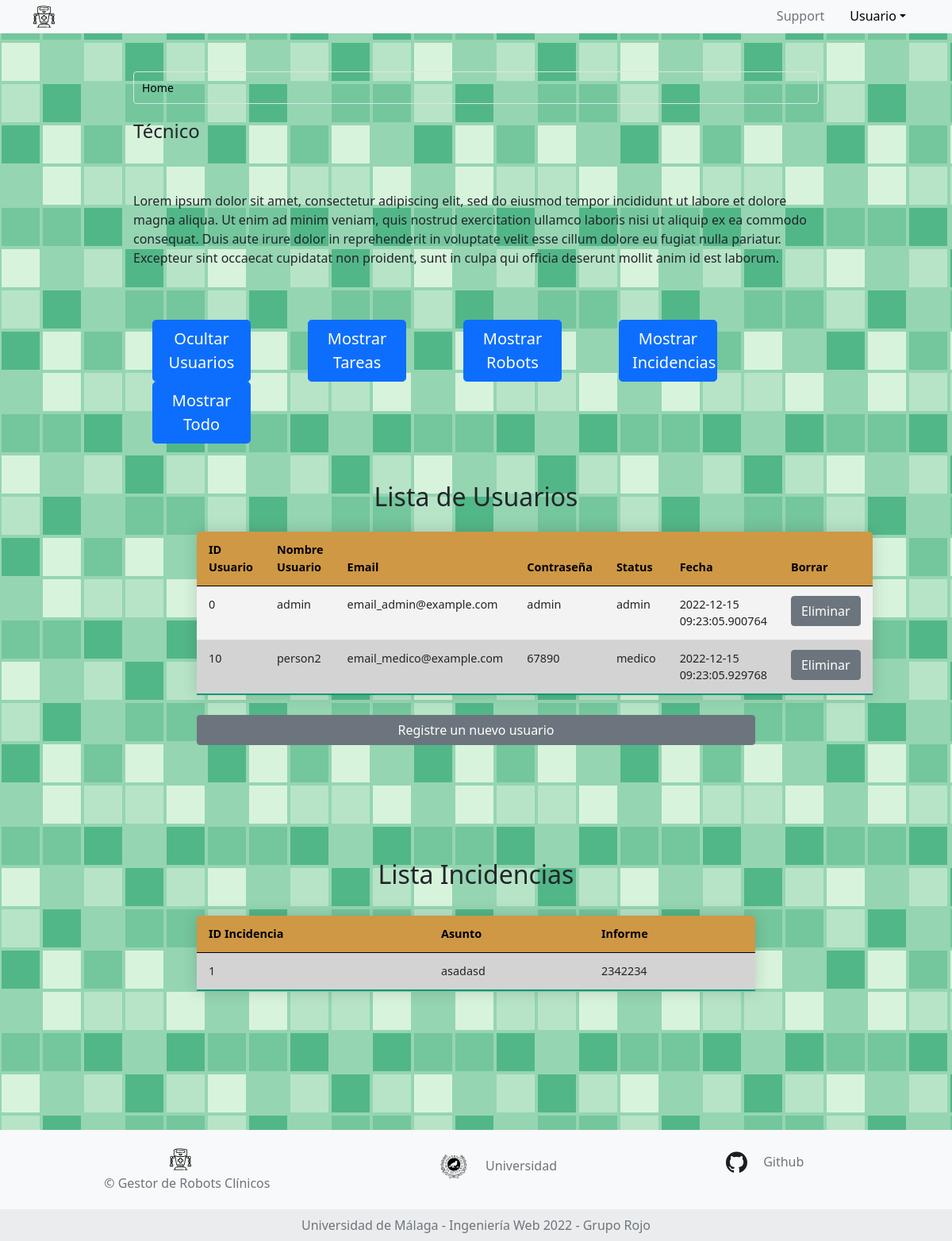
/admin, run on an earlier commit of the app's database.
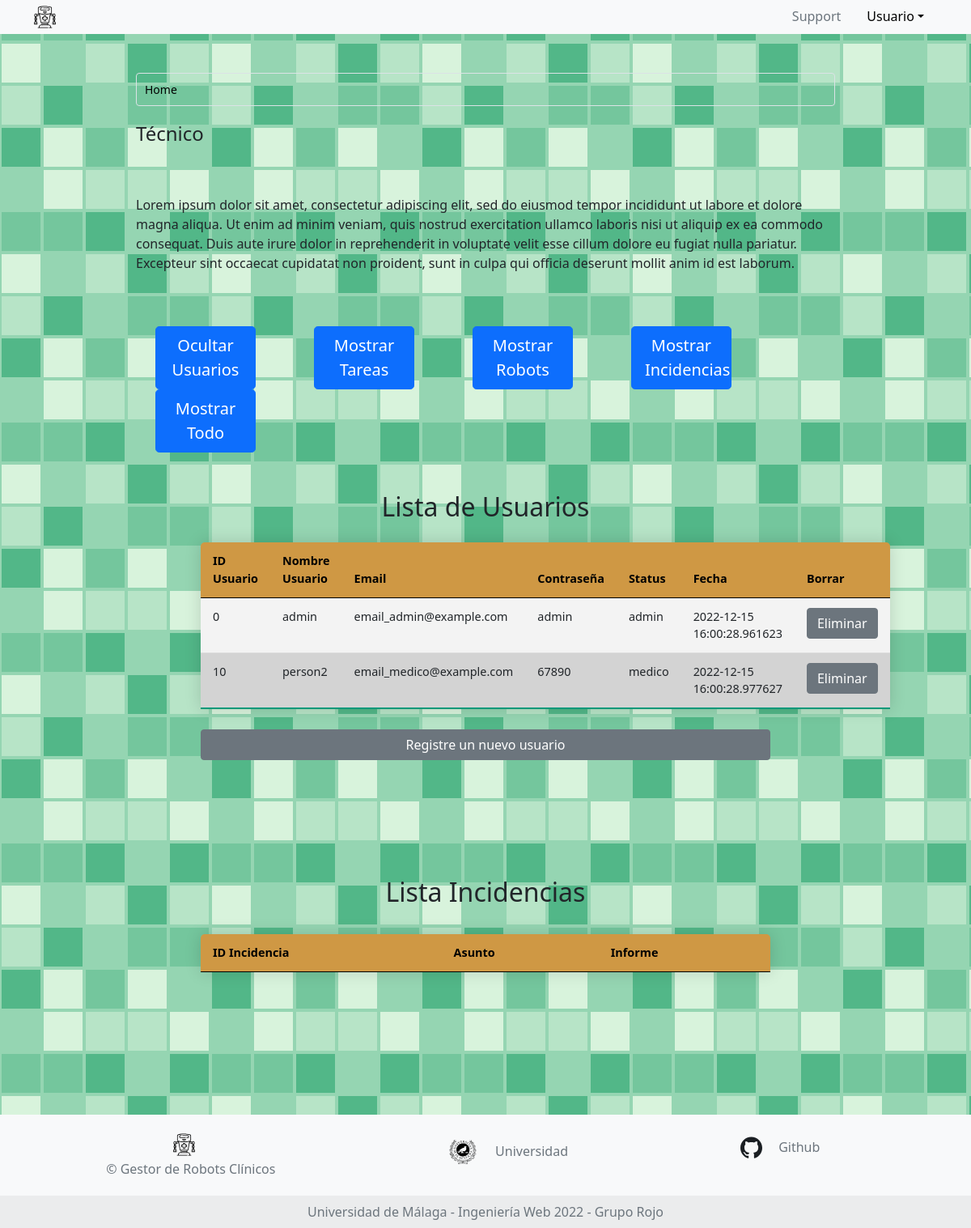
And on a later commit of the database.
### app.py (models this page shows, shortened)
class Users(db.Model):
    __tablename__ = 'Users'
    id = db.Column(db.String(10), primary_key=True)
    name = db.Column(db.String(150), nullable=False)
    email = db.Column(db.String(120), nullable=False, unique=True)
    password = db.Column(db.String(20), nullable=False)
    status = db.Column(db.String(20), nullable=False)
    date = db.Column(db.DateTime, default=datetime.utcnow)

class Incidencias(db.Model):
    __tablename__ = 'Incidencias'
    id = db.Column(db.Integer, primary_key = True, autoincrement = True)
    asunto = db.Column(db.String(100), nullable=False)
    informe = db.Column(db.String(300), nullable=False)

### app.py (the view)
@app.route("/admin")
def admin():
    usuarios_db = db.session.query(Users).all()
    tareas_db = db.session.query(Tareas).all()
    robots_db = db.session.query(Robots).all()
    incidencias_db = db.session.query(Incidencias).all()
    return render_template('template_tecnico.jinja', usuarios = usuarios_db, tareas = tareas_db, robots = robots_db, incidencias = incidencias_db)

### templates/template_tecnico.jinja (shortened to what this page needs)
{% extends 'base.jinja' %}
{% block content %}
<body class="bg">
  <div class="main-container row p-5 mx-0 justify-content-center align-self-center">
    <div class="row col-md-10 px-3">
      <nav aria-label="breadcrumb">
        <ol class="breadcrumb breadcrumb-custom">
          <li class="breadcrumb-item active" aria-current="page"><span>Home</span></li>
        </ol>
      </nav>
    </div>
    <div class="row col-md-10 px-3">
      <legend>Técnico</legend>
      <p class="padd">
        Lorem ipsum dolor sit amet, consectetur adipiscing elit, sed do eiusmod tempor incididunt ut
        labore et dolore magna aliqua. Ut enim ad minim veniam, quis nostrud exercitation ullamco laboris
        nisi ut aliquip ex ea commodo consequat. Duis aute irure dolor in reprehenderit in voluptate velit esse
        cillum dolore eu fugiat nulla pariatur. Excepteur sint occaecat cupidatat non proident, sunt in culpa qui
        officia deserunt mollit anim id est laborum.
      </p>
    </div>
    <div class="row col-md-10 px-3">
      <div class="col col-lg-2 mx-4">
        <button type="button" class="btn btn-primary btn-lg" id="show-user-div">Ocultar Usuarios</button>
      </div>
      <div class="col col-lg-2 mx-4">
        <button type="button" class="btn btn-primary btn-lg" id="show-task-div">Mostrar Tareas</button>
      </div>
      <div class="col col-lg-2 mx-4">
        <button type="button" class="btn btn-primary btn-lg" id="show-robot-div">Mostrar Robots</button>
      </div>
      <div class="col col-lg-2 mx-4">
        <button type="button" class="btn btn-primary btn-lg" id="show-incidencia-div">Mostrar Incidencias</button>
      </div>
      <div class="col col-lg-2 mx-4">
        <button type="button" class="btn btn-primary btn-lg" id="show-everything">Mostrar Todo</button>
      </div>
    </div>
    <fieldset class="text-black col-md-8 px-3 bot">
      <form method="GET" class="mt-5 row justify-content-center">
        <div class="row" id=user-div name="user-div">
          <table class="table table-hover table-sortable">
            <h2 class="text-center">Lista de Usuarios</h2>
            <thead>
              <tr>
                <th scope="col"> ID Usuario </th>
                <th scope="col"> Nombre Usuario</th>
                <th scope="col"> Email </th>
                <th scope="col"> Contraseña </th>
                <th scope="col"> Status </th>
                <th scope="col"> Fecha </th>
                <th scope="col"> Borrar </th>
              </tr>
            </thead>
            <tbody>
              {% for user in usuarios %}
              <tr>
                <td>{{user.id}}</td>
                <td>{{user.name}}</td>
                <td>{{user.email}}</td>
                <td>{{user.password}}</td>
                <td>{{user.status}}</td>
                <td>{{user.date}}</td>
                <td>
                  <a class="btn btn-secondary" href="/deleteUsuario/{{user.id}}">Eliminar</a>
                </td>
              </tr>
              {% endfor %}
            </tbody>
          </table>
          <a class="btn btn-secondary" href="/admin/formularioUsuarios">Registre un nuevo usuario</a>
        </div>
      </form>
      <form method="GET" class="mt-5 row justify-content-center">
        <div class="row" id=incidencia-div name="incidencia-div">
          <table class="table table-hover table-sortable">
            <h2 class="text-center">Lista Incidencias</h2>
            <thead>
              <tr>
                <th scope="col"> ID Incidencia </th>
                <th scope="col"> Asunto </th>
                <th scope="col"> Informe </th>
              </tr>
            </thead>
            <tbody>
              {% for incidencia in incidencias %}
              <tr>
                <td>{{incidencia.id}}</td>
                <td>{{incidencia.asunto}}</td>
                <td>{{incidencia.informe}}</td>
              </tr>
              {% endfor %}
            </tbody>
          </table>
        </div>
      </form>
    </fieldset>
  </div>
  {% endblock %}

### templates/base.jinja (shortened to what this page needs)
<!doctype html>
<html>
    <head>
        <link href="https://cdn.jsdelivr.net/npm/bootstrap@5.0.2/dist/css/bootstrap.min.css" rel="stylesheet"
 />
        <link rel="stylesheet" type="text/css" href="../static/css/style.css" />
    </head>
<body class="bg">
    <header>
        <nav class="nav nav-pills bg-light">
            <div class="container">
                <div class="row justify-content-start">
                    <div class="col">
                        <ul class="nav justify-content-right">
                            <li><a class="navbar-brand"><img src="../static/images/robot_icon.svg" alt="Bootstrap" width="27"
                                        height="42"></a></li>
                        </ul>
                    </div>
                    <div class="col">
                        <ul class="nav justify-content-end">
                            <li><a href="#" class="nav-link disabled" tabindex="-1" aria-disabled="true">Support</a>
                            </li>
                            <li class="nav-item dropdown">
                                <a class="nav-link dropdown-toggle my_black" data-bs-toggle="dropdown" href="#" role="button"
                                    aria-expanded="false">Usuario</a>
                            </li>
                        </ul>
                    </div>
                </div>
            </div>
        </nav>
        {% block content %} {% endblock %}
    </header>
    <footer class="text-center text-lg-start bg-light text-muted fixed">
        <section class="" style="height: 100px">
            <div class="container text-center text-md-start mt-0.1 align-items-center" style="height: 100%">
                <div class="row mt-3 align-items-center" style="height: 100%">
                    <div class="col-md-3 col-lg-4 col-xl-3 mx-auto mb-4 align-items-center" style="height: 100%">
                        <div class="text-center p-3"><a class="navbar-brand" href="#"><img src="../static/images/robot_icon.svg"
                                    alt="Bootstrap" width="27" height="42"></a>
                            <h6 class="display-9">© Gestor de Robots Clínicos</h6>
                        </div>
                    </div>
                    <div class="col-md-2 col-lg-2 col-xl-2 mx-auto mb-4 align-items-center" style="height: 100%">
                        <div class="text-center p-3 align-items-center" style="height: 100%; width: 220px"><a class="navbar-brand" href="https://www.uma.es/"><img src="../static/images/UMA.svg" alt="Bootstrap"
                                    width="40" height="60"></a> Universidad
                        </div>
                    </div>
                    <div class="col-md-4 col-lg-3 col-xl-3 mx-auto mb-4 align-items-center" style="height: 100%">
                        <p class="text-center p-4 align-items-center">
                            <a class="navbar-brand" href="https://github.com/jesusaldanamartin/web_engineering">
                            <img src="../static/images/GitHub-Mark.svg" alt="Bootstrap" width="27"
                            height="30"></a> Github
                        </p>
                    </div>
                </div>
            </div>
        </section>
        <div class="text-center p-2" style="background-color: rgba(0, 0, 0, 0.05); height: 40px">
            Universidad de Málaga - Ingeniería Web 2022 - Grupo Rojo
        </div>
    </footer>
</body>
</html>

### static/css/style.css (style rules this page uses)
.btn { max-width: 100%; }
.my_black { color: rgb(0, 0, 0); }
.padd { padding-bottom: 50px; padding-top: 50px; }
#user-div { display: block; }
.table { border-color: white; border-radius: 5px 5px 0 0; overflow: hidden; border-collapse: collapse; margin: 25px 0; font-size: 0.9em; min-width: 400px; box-shadow: 0 0 20px rgba(0, 0, 0, 0.15); }
.table thead tr { background-color: #cf9844; color: #000000; text-align: left; font-weight: bold; }
.table th, .table td { padding: 12px 15px; }
.table tbody tr { border-bottom: 1px solid #dddddd; }
.table tbody tr:nth-last-of-type(even) { background-color: #f3f3f3; }
.table tbody tr:nth-last-of-type(odd) { background-color: #d3d3d3; }
.table tbody tr:last-of-type { border-bottom: 2px solid #009879; }
.table-sortable th { cursor: pointer; }
.bot { padding-bottom: 2.3cm; }
.breadcrumb.breadcrumb-custom { padding: 0 0; border-color: #dbe3e6; }
.breadcrumb { border: 1px solid #f3f3f3; }
.breadcrumb { display: flex; flex-wrap: wrap; padding: 0.56rem 1.13rem; margin-bottom: 1rem; list-style: none; background-color: transparent; border-radius: 0.25rem; }
nav { display: block; }
.breadcrumb.breadcrumb-custom .breadcrumb-item { font-size: 0.875rem; background: #dbe3e6; padding: 0.56rem 10px; color: #000; display: inline-block; vertical-align: top; }
.breadcrumb.breadcrumb-custom .breadcrumb-item:before { content: ""; }
.breadcrumb.breadcrumb-custom .breadcrumb-item:last-child { background: transparent; }
a:link { text-decoration:none; }

What changed in the data, as far as the page shows it:
removed Incidencias: id "1", asunto "asadasd", informe "2342234"
changed Users "admin": date "2022-12-15 09:23:05.900764" → "2022-12-15 16:00:28.961623"
changed Users "person2": date "2022-12-15 09:23:05.929768" → "2022-12-15 16:00:28.977627"
